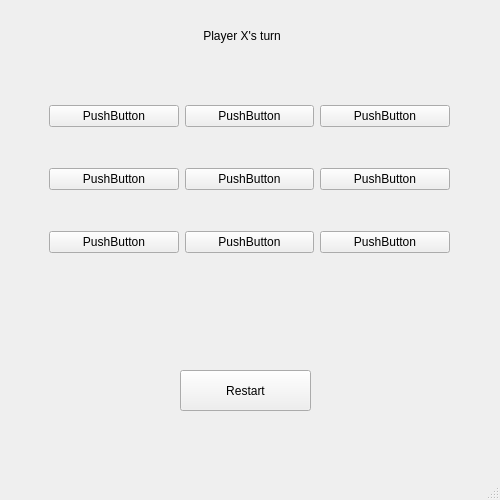
<?xml version="1.0" encoding="UTF-8"?>
<ui version="4.0">
 <class>MainWindow</class>
 <widget class="QMainWindow" name="MainWindow">
  <property name="geometry">
   <rect>
    <x>0</x>
    <y>0</y>
    <width>500</width>
    <height>500</height>
   </rect>
  </property>
  <property name="maximumSize">
   <size>
    <width>500</width>
    <height>500</height>
   </size>
  </property>
  <property name="windowTitle">
   <string>MainWindow</string>
  </property>
  <widget class="QWidget" name="centralwidget">
   <widget class="QWidget" name="gridLayoutWidget">
    <property name="geometry">
     <rect>
      <x>49</x>
      <y>70</y>
      <width>401</width>
      <height>221</height>
     </rect>
    </property>
    <layout class="QGridLayout" name="gridLayout" columnstretch="0,0,0">
     <property name="sizeConstraint">
      <enum>QLayout::SetDefaultConstraint</enum>
     </property>
     <property name="spacing">
      <number>-1</number>
     </property>
     <item row="0" column="1">
      <widget class="QPushButton" name="button_0_1">
       <property name="text">
        <string>PushButton</string>
       </property>
      </widget>
     </item>
     <item row="1" column="2">
      <widget class="QPushButton" name="button_1_2">
       <property name="text">
        <string>PushButton</string>
       </property>
      </widget>
     </item>
     <item row="2" column="2">
      <widget class="QPushButton" name="button_2_2">
       <property name="text">
        <string>PushButton</string>
       </property>
      </widget>
     </item>
     <item row="0" column="2">
      <widget class="QPushButton" name="button_0_2">
       <property name="text">
        <string>PushButton</string>
       </property>
      </widget>
     </item>
     <item row="2" column="1">
      <widget class="QPushButton" name="button_2_1">
       <property name="text">
        <string>PushButton</string>
       </property>
      </widget>
     </item>
     <item row="1" column="1">
      <widget class="QPushButton" name="button_1_1">
       <property name="text">
        <string>PushButton</string>
       </property>
      </widget>
     </item>
     <item row="0" column="0">
      <widget class="QPushButton" name="button_0_0">
       <property name="text">
        <string>PushButton</string>
       </property>
      </widget>
     </item>
     <item row="1" column="0">
      <widget class="QPushButton" name="button_1_0">
       <property name="text">
        <string>PushButton</string>
       </property>
      </widget>
     </item>
     <item row="2" column="0">
      <widget class="QPushButton" name="button_2_0">
       <property name="text">
        <string>PushButton</string>
       </property>
      </widget>
     </item>
    </layout>
   </widget>
   <widget class="QLabel" name="statusLabel">
    <property name="geometry">
     <rect>
      <x>160</x>
      <y>20</y>
      <width>181</width>
      <height>31</height>
     </rect>
    </property>
    <property name="text">
     <string>             Player X's turn</string>
    </property>
   </widget>
   <widget class="QLabel" name="winnerLabel">
    <property name="geometry">
     <rect>
      <x>160</x>
      <y>320</y>
      <width>181</width>
      <height>31</height>
     </rect>
    </property>
    <property name="text">
     <string/>
    </property>
   </widget>
   <widget class="QPushButton" name="restartButton">
    <property name="geometry">
     <rect>
      <x>180</x>
      <y>370</y>
      <width>131</width>
      <height>41</height>
     </rect>
    </property>
    <property name="text">
     <string>Restart</string>
    </property>
   </widget>
  </widget>
  <widget class="QMenuBar" name="menubar">
   <property name="geometry">
    <rect>
     <x>0</x>
     <y>0</y>
     <width>500</width>
     <height>24</height>
    </rect>
   </property>
  </widget>
  <widget class="QStatusBar" name="statusbar"/>
 </widget>
 <resources/>
 <connections/>
</ui>
